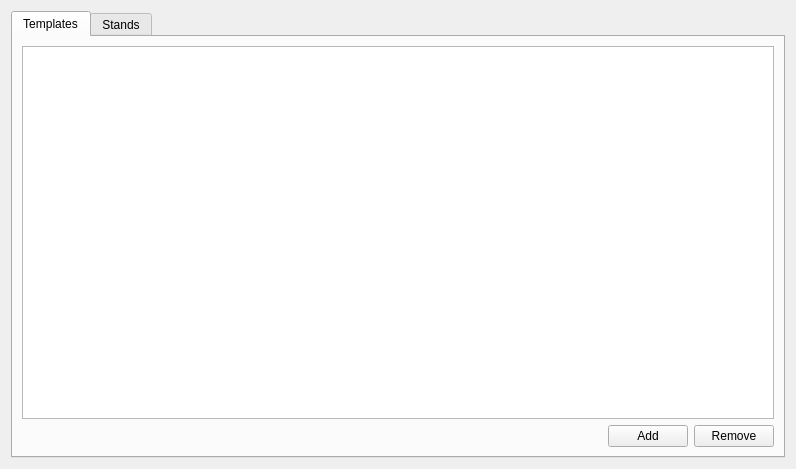
<?xml version="1.0" encoding="UTF-8"?>
<ui version="4.0">
 <class>ManageWindow</class>
 <widget class="QWidget" name="ManageWindow">
  <property name="geometry">
   <rect>
    <x>0</x>
    <y>0</y>
    <width>796</width>
    <height>469</height>
   </rect>
  </property>
  <property name="windowTitle">
   <string>Form</string>
  </property>
  <layout class="QVBoxLayout" name="verticalLayout_2">
   <item>
    <layout class="QVBoxLayout" name="verticalLayout">
     <item>
      <widget class="QTabWidget" name="stands_tab">
       <property name="currentIndex">
        <number>0</number>
       </property>
       <widget class="QWidget" name="tab">
        <attribute name="title">
         <string>Templates</string>
        </attribute>
        <layout class="QVBoxLayout" name="verticalLayout_4">
         <item>
          <widget class="QListWidget" name="templates_list"/>
         </item>
         <item>
          <layout class="QVBoxLayout" name="verticalLayout_3">
           <item>
            <layout class="QHBoxLayout" name="horizontalLayout">
             <item>
              <widget class="QWidget" name="widget" native="true">
               <property name="sizePolicy">
                <sizepolicy hsizetype="MinimumExpanding" vsizetype="Preferred">
                 <horstretch>0</horstretch>
                 <verstretch>0</verstretch>
                </sizepolicy>
               </property>
              </widget>
             </item>
             <item>
              <widget class="QPushButton" name="add_template_btn">
               <property name="text">
                <string>Add</string>
               </property>
              </widget>
             </item>
             <item>
              <widget class="QPushButton" name="remove_template_btn">
               <property name="text">
                <string>Remove</string>
               </property>
              </widget>
             </item>
            </layout>
           </item>
          </layout>
         </item>
        </layout>
       </widget>
       <widget class="QWidget" name="tab_2">
        <attribute name="title">
         <string>Stands</string>
        </attribute>
        <layout class="QVBoxLayout" name="verticalLayout_6">
         <item>
          <layout class="QVBoxLayout" name="verticalLayout_5">
           <item>
            <widget class="QListWidget" name="stands_list"/>
           </item>
           <item>
            <layout class="QHBoxLayout" name="horizontalLayout_2">
             <item>
              <widget class="QPushButton" name="add_stands_btn">
               <property name="text">
                <string>Add</string>
               </property>
              </widget>
             </item>
             <item>
              <widget class="QPushButton" name="remove_stands_btn">
               <property name="text">
                <string>Remove</string>
               </property>
              </widget>
             </item>
            </layout>
           </item>
          </layout>
         </item>
        </layout>
       </widget>
      </widget>
     </item>
    </layout>
   </item>
  </layout>
 </widget>
 <resources/>
 <connections/>
</ui>
